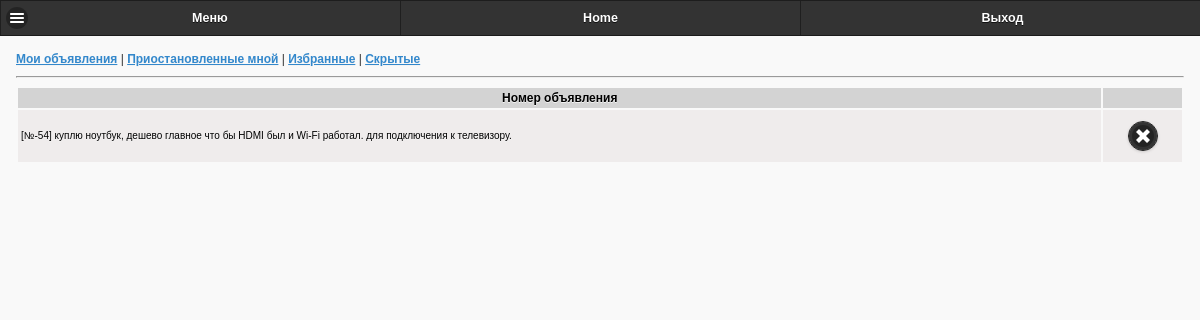
Page /mobile/cabinet/fav_ob.php (signed in) on the committed database.
### tables this page shows
CREATE TABLE `white_ads` (
  `id` int(11) NOT NULL AUTO_INCREMENT,
  `user` text NOT NULL,
  `ads` text NOT NULL,
  PRIMARY KEY (`id`)
);

CREATE TABLE `ads` (
  `id` int(11) NOT NULL AUTO_INCREMENT,
  `date` text NOT NULL,
  `author` text NOT NULL,
  `type` int(11) NOT NULL,
  `cat1` text NOT NULL,
  `cat2` text NOT NULL,
  `cat3` text NOT NULL,
  `text` text NOT NULL,
  `region` text NOT NULL,
  `city` text NOT NULL,
  `status` text NOT NULL,
  `files` text NOT NULL,
  `comment` text NOT NULL,
  PRIMARY KEY (`id`)
);

### classes/db.php (called while the page is built, shortened)
<?php
class Database{
	public function db_connect(){
		$this->conn = mysqli_connect(HOST, USER_NAME, USER_PASS, DB_NAME);
	}
	public function db_select($table_name,$sql_param){
		$conn= $this->conn;
		$sql = "SELECT * FROM ".$table_name." ".$sql_param;
		$result = mysqli_query($conn, $sql);
		if (mysqli_num_rows($result) > 0) {
			while($row = mysqli_fetch_assoc($result)) {
				$rows[]=$row;
			}
		}
		return $rows;
	}
}
?>

### mobile/cabinet/fav_ob.php (the view, shortened to what this page needs)
<html>
    <head>
        <link rel="stylesheet" href="../css/jquery.mobile-1.4.5.min.css" />
        <link rel="stylesheet" href="../css/jqm-demos.css" />
		<link rel="stylesheet" href="../css/style.css" />
    </head>
<body >
<div data-role="page"  style="min-height: 613px;">
<div data-role="header" data-theme="b" data-position="fixed">
  <div data-role="navbar">
	<ul>
		<li>
            <a href="#leftpanel1" data-theme="b" class=" ui-icon-bars ui-btn-icon-left ">Меню</a>
        </li>
        <li>
            <a href="../index.php" data-theme="b" rel="external" class="">Home</a>
        </li>
        <li>
				<a href='../../logout_mob.php' rel='external' data-position-to='window' class='' data-transition='pop'>Выход</a>
        </li>
	</ul>
  </div>
</div>
<div role="main" class="ui-content grid" >
<div class='links'>
<a href='ads_my.php' rel='external'>Мои объявления</a> |
<a href='ads_my_arh.php' rel='external'>Приостановленные мной</a>  |
<a href='fav_ob.php' rel='external'>Избранные</a>  |
<a href='hide_ob.php' rel='external'>Скрытые</a>
</div>
	 <hr>
<?php
$db=new Database();
$user_id=$_COOKIE['id'];
$white_list= $db->db_select("white_ads","WHERE user='$user_id'");
$white_list_count=count($white_list);
echo "
<table class='table table-bordered' width=100%>
<tr>
<th>Номер объявления</th>
<th></th>
</tr>
";
for($i=0;$i<$white_list_count;$i++){
$white_list_id= $white_list[$i]['ads'];
$ads= $db->db_select("ads","WHERE id='$white_list_id'");
echo "
<tr>
<td>[№-".$white_list_id."] ".$ads[0]['text']."</td>
<td align=center><a href='fav_ob.php?del=".$white_list[$i]['id']."' class='ui-btn ui-shadow ui-corner-all ui-icon-delete ui-btn-icon-notext ui-btn-b'>Удалить из списка</a></td>
</tr>";
}
echo "</table>";
?>
</div>
</body>
</html>

### mobile/cabinet/fav_ob.php (style rules this page uses)
td { padding:3px; font-size:10px; color:black; background-color:#EFECEC; border:1px solid lighthgrey; }
th { //border:1px solid grey; padding:3px; background-color:lightgrey; font-size:12px; color:black; }
.links { font-size:12px; }

### rows in the picture
white_ads: ads "54", ads.text "куплю ноутбук, дешево главное что бы HDMI был и Wi-Fi работал. для подключения к телевизору."
